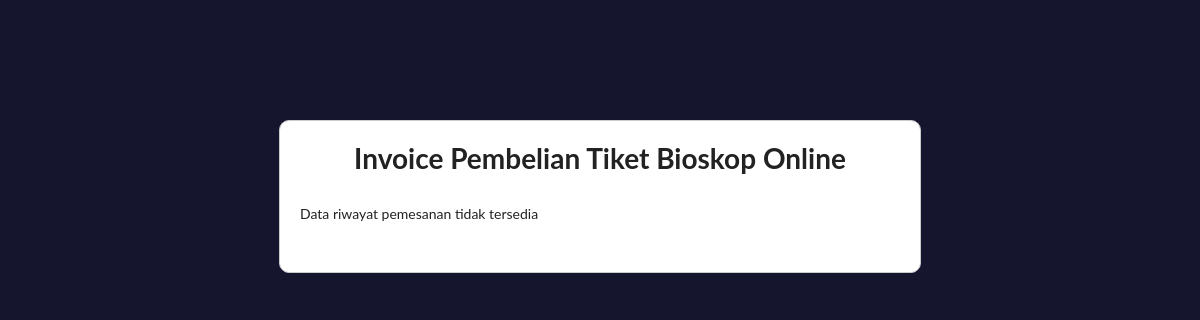
The page /invoice.php?id_user=1 on the database as committed earlier.
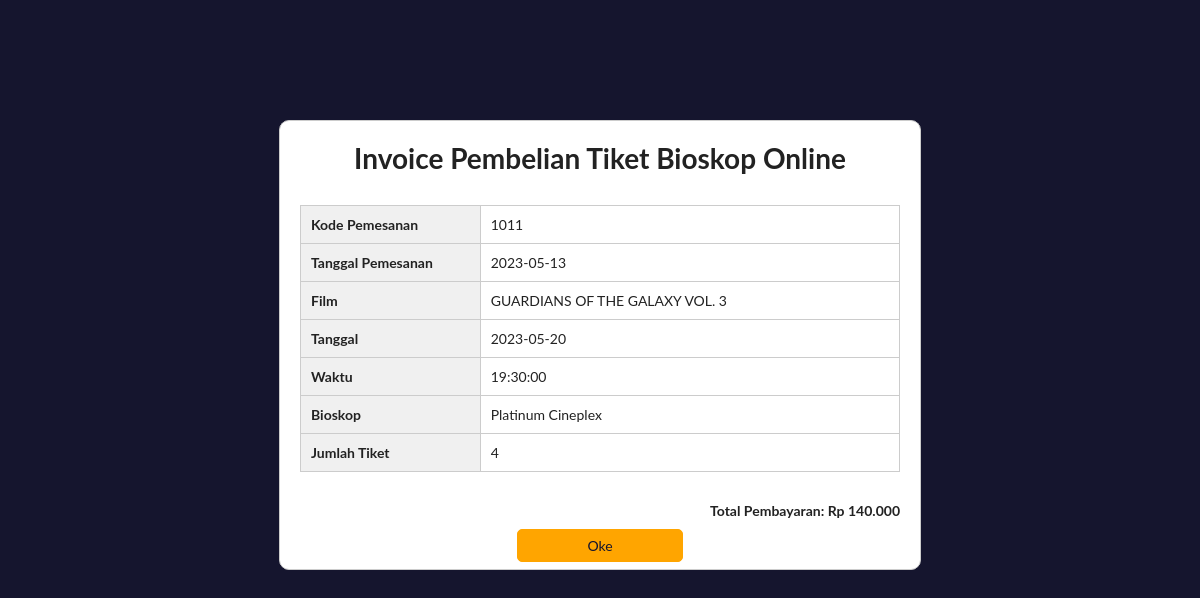
The same page on the database as committed later.
### tables this page shows
CREATE TABLE `riwayat_pemesanan` (
  `id_pemesanan` int(11) NOT NULL,
  `tgl_pemesanan` date NOT NULL,
  `email_pemesan` varchar(30) DEFAULT NULL,
  `film` varchar(30) NOT NULL,
  `tanggal_tayang` date NOT NULL,
  `waktu` time NOT NULL,
  `bioskop` varchar(30) NOT NULL,
  `jumlah_tiket` int(11) NOT NULL,
  `total_harga` int(11) NOT NULL,
  `id_tiket` int(11) NOT NULL,
  `id_user` int(11) NOT NULL,
  `id_bioskop` int(11) NOT NULL
);

### invoice.php (the view, shortened to what this page needs)
<?php
include "koneksi.php";
$id_user = $_GET['id_user'];
$query_invoice = mysqli_query($conn, "SELECT * FROM riwayat_pemesanan WHERE id_user = $id_user ORDER BY id_pemesanan DESC LIMIT 1");
?>
<!DOCTYPE html>
<html>
<head>
    <link rel="stylesheet" type="text/css" href="style/inv.css">
</head>
<body>
	<div class="container2">
		<h1>Invoice Pembelian Tiket Bioskop Online</h1>
		<?php
		if(mysqli_num_rows($query_invoice) > 0){
			$data_invoice = mysqli_fetch_array($query_invoice);
		?>
		<table>
			<tr>
				<th>Kode Pemesanan</th>
				<td><?php echo $data_invoice['id_pemesanan']?></td>
			</tr>
			<tr>
				<th>Tanggal Pemesanan</th>
				<td><?php echo $data_invoice['tgl_pemesanan']; ?></td>
			</tr>
			<tr>
				<th>Film</th>
				<td><?php echo $data_invoice['film']; ?></td>
			</tr>
			<tr>
				<th>Tanggal</th>
				<td><?php echo $data_invoice['tanggal_tayang']; ?></td>
			</tr>
			<tr>
            	<th>Waktu</th>
				<td><?php echo $data_invoice['waktu']; ?></td>
			</tr>
			<tr>
            	<th>Bioskop</th>
				<td><?php echo $data_invoice['bioskop']; ?></td>
			</tr>
			<tr>
				<th>Jumlah Tiket</th>
				<td><?php echo $data_invoice['jumlah_tiket']; ?></td>
			</tr>
		</table>
		<p class="total">Total Pembayaran: Rp <?php echo number_format($data_invoice['total_harga'], 0, ',', '.'); ?></p>
        <a href="user_page.php" id="back">Oke</a>
		<?php }else {
		echo "Data riwayat pemesanan tidak tersedia";
		}
		?>
    </div>
</body>
</html>

### style/inv.css (style rules this page uses)
*, html, body { margin: 0 ; padding: 0; }
body { background-color: rgb(21, 21, 46); font-family: "Lato", sans-serif; font-size: 14px; color: #222222; }
.container2 { max-width:600px; margin: 0 auto; margin-top: 120px !important; padding: 20px; padding-bottom: 50px; border: 1px solid #ccc; border-radius: 10px; background-color: #fff; margin-top: 30px; margin-bottom: 30px; }
h1 { text-align: center; margin-bottom: 30px; }
table { width: 100%; border-collapse: collapse; margin-bottom: 30px; }
th, td { padding: 10px; text-align: left; border: 1px solid #ccc; }
td { width: 70%; }
th { background-color: #f0f0f0; font-weight: bold; }
.total { font-weight: bold; text-align: right; margin-top: 20px; }
#back { border: 1px solid orange; background-color: orange; text-align: center; align-items: center; padding: 7px; width: 150px; text-decoration: none; color: rgb(21, 21, 46);; border-radius: 5px; position: absolute; left: 50%; margin-top: 10px; transform: translateX(-50%); }

Rows that differ between the two databases and show on the page:
added riwayat_pemesanan: id_pemesanan "1011", tgl_pemesanan "2023-05-13", film "GUARDIANS OF THE GALAXY VOL. 3", tanggal_tayang "2023-05-20", waktu "19:30:00", bioskop "Platinum Cineplex", jumlah_tiket "4", total_harga "140.000"
Other text that changed with them:
text no longer shown: "Data riwayat pemesanan tidak tersedia"
text now shown: "Kode Pemesanan Tanggal Pemesanan Film Tanggal Waktu Bioskop Jumlah Tiket Total Pembayaran: Rp Oke"
